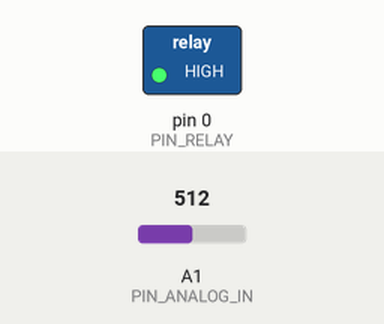
The sketch below on a simulated Arduino Uno, built with avr-gcc and run on an emulated ATmega328P. Shown: switched loads named in the sketch (green lamp = pin HIGH). The inputs (shaded band) are chosen by the test bench; at power-on: A1 (PIN_ANALOG_IN) = 512.

Above: at 1.2 s.
1.3 s: A1 (PIN_ANALOG_IN) set to 37
At 1.7 s:
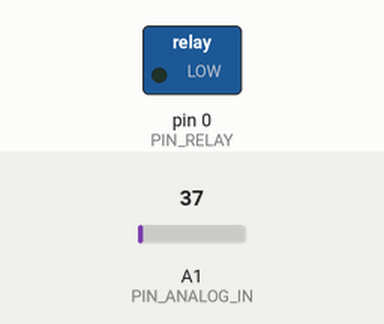
2.8 s: A1 (PIN_ANALOG_IN) set to 33
At 3.7 s:
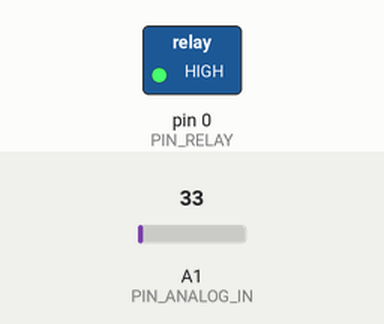
Timing chart, 0 to 5.8 s (numbered marks = the images above; inputs shaded):
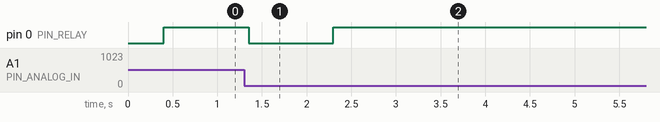

Measured:
- the behaviour switches between 35 and 34 on A1 (PIN_ANALOG_IN) (found by bisection; images 1 and 2)
- after the input at 2.8 s, pin 0 (PIN_RELAY): stops changing and stays HIGH

The sketch:

clap_relay.ino
```cpp
const int PIN_RELAY = 0;
const int PIN_GATE_IN = 1;
const int PIN_ANALOG_IN = A1;

const int MILLIS_MIN_DIFFERENCE = 400;
const int MILLIS_MAX_DIFFERENCE = 1000;
const int CLAP_MIN_VALUE = 35;
const int CLAP_MAX_VALUE = 1000;

boolean _enabled = false;

// control relay method, enable or disable it
void control_relay()
{
  if(_enabled)
  {
    // if it's enabled, disable it
    digitalWrite(PIN_RELAY, LOW);
    _enabled = false;
//    Serial.println("disabled");
  }
  else
  {
    // if it's disabled, enable it
    digitalWrite(PIN_RELAY, HIGH);
    _enabled = true;
//    Serial.println("enabled");
  }
}

// check if the of the sound is ok
boolean value_ok(int value)
{
  return (value >= CLAP_MIN_VALUE) && (value <= CLAP_MAX_VALUE);
}

void setup()
{
  //Serial.begin(9600);

  //  Configure LED pin as output
  pinMode(PIN_RELAY, OUTPUT);

  // configure input to interrupt
  pinMode(PIN_GATE_IN, INPUT);

  digitalWrite(PIN_RELAY, LOW);   // disable RELAY

  // Display status
  //Serial.println("Initialized");
}

void loop()
{
  int value;

  // Check the envelope input
  value = analogRead(PIN_ANALOG_IN);

  //Serial.println(value);

  // check for first clap
  if(value_ok(value))
  {
    //Serial.println("first clap");

    delay(MILLIS_MIN_DIFFERENCE);

    int counter = 0;

    // check for second clap
    while(counter < MILLIS_MAX_DIFFERENCE)
    {
      value = analogRead(PIN_ANALOG_IN);
      if(value_ok(value))
      {
        // we've got the second tigger, control relay
        control_relay();
        delay(500);     // sleep for half a second
        break;
      }
      counter += 1;
    }

  }

  // pause for 50 millis
  delay(50);
}
```
